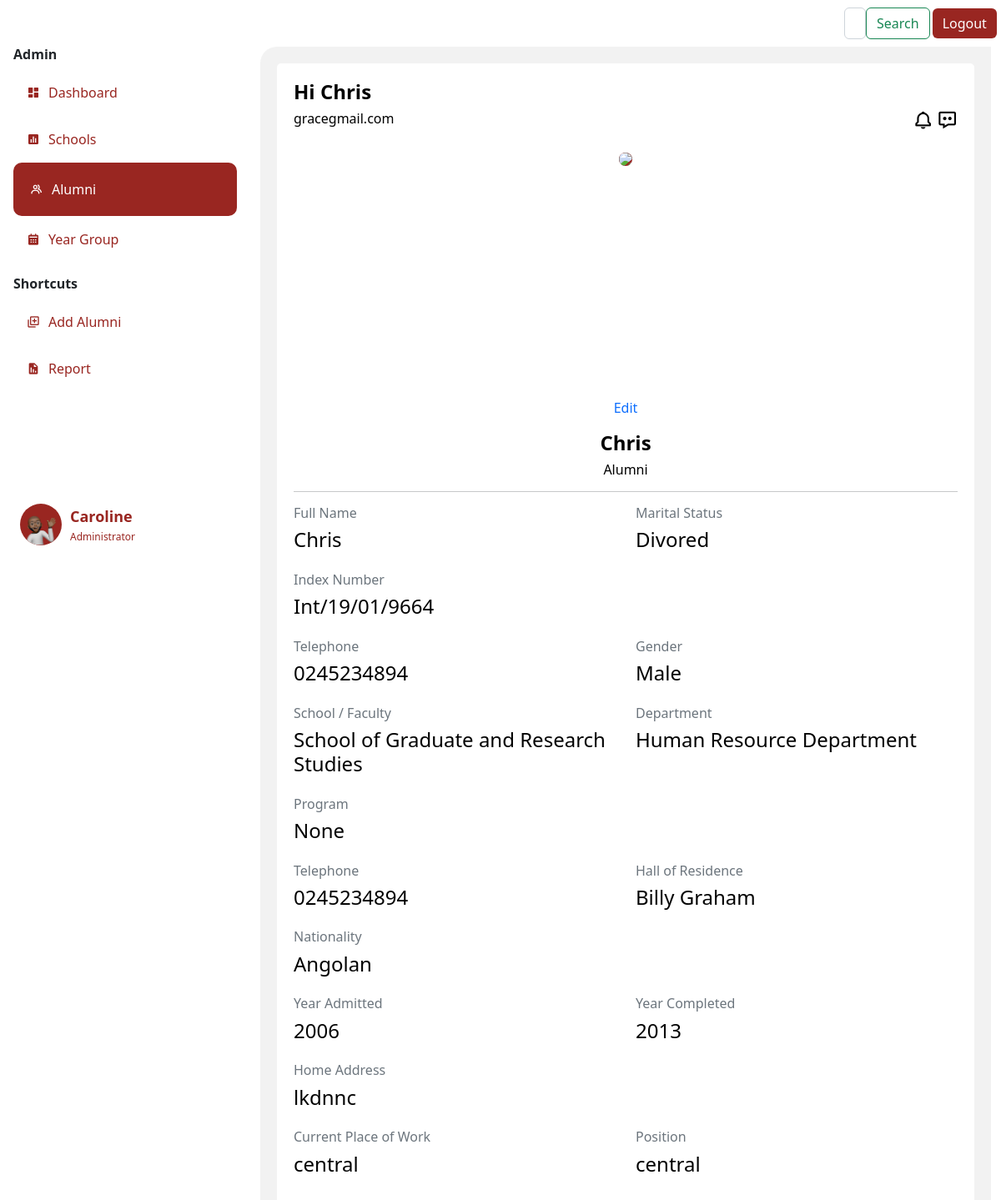
/list/6 (signed in), run on the app's committed database.
### app.py (models this page shows, shortened)
class Person(db.Model, UserMixin):
    id= db.Column(db.Integer, primary_key=True)
    name= db.Column(db.String(200), )
    yearCompleted= db.Column(db.String(200), )
    nationality= db.Column(db.String(200), )
    contact= db.Column(db.Integer(), )
    email= db.Column(db.String(200), nullable=True)
    faculty= db.Column(db.String(200), nullable=True)
    hallofresidence= db.Column(db.String(200), nullable=True)
    password= db.Column(db.String(20))
    school= db.Column(db.String(20))
    email= db.Column(db.String(20), nullable=True)
    phone= db.Column(db.String(10), nullable=True )
    indexnumber=db.Column(db.String())
    password=db.Column(db.String)
    gender= db.Column(db.String()    )
    department= db.Column(db.String()    )
    program= db.Column(db.String()   )
    telephone= db.Column(db.String()   )
    admitted= db.Column(db.Integer()  )
    address= db.Column(db.String()   )
    work= db.Column(db.String()  )
    guardian= db.Column(db.String()  )
    kin= db.Column(db.String()   )
    relationship= db.Column(db.String()  )
    marital= db.Column(db.String()   )
    health= db.Column(db.String()    )
    form=db.Column(db.String())
    extra= db.Column(db.String()     )
    image_file = db.Column(db.String(20))
    def __repr__(self):
        return f"Person('{self.id}', {self.name}', {self.yearCompleted})"

class User(db.Model,UserMixin):
    id= db.Column(db.Integer, primary_key=True)
    fullname= db.Column(db.String()  )
    indexnumber= db.Column(db.Integer())
    gender= db.Column(db.String()    )
    school= db.Column(db.String()    )
    department= db.Column(db.String()    )
    program= db.Column(db.String()   )
    completed= db.Column(db.Integer()     )
    admitted= db.Column(db.Integer()  )
    email= db.Column(db.String()     )
    telephone= db.Column(db.String()     )
    hall= db.Column(db.String()  )
    nationality= db.Column(db.String()   )
    address= db.Column(db.String()   )
    work= db.Column(db.String()  )
    guardian= db.Column(db.String()  )
    kin= db.Column(db.String()   )
    relationship= db.Column(db.String()  )
    marital= db.Column(db.String()   )
    health= db.Column(db.String()    )
    extra= db.Column(db.String()     )
    image_file = db.Column(db.String(20))

### app.py (the view)
@app.route('/list/<int:userid>', methods=['GET', 'POST'])
@login_required
def list(userid):
    print("Fetching one")
    profile=User.query.get_or_404(userid)
    print(current_user)
    return render_template("profileid.html",current_user=current_user, profile=profile, title="list")

### forms.py
class Search(FlaskForm):
    searched = StringField('Searched', validators=[DataRequired()])
    submit = SubmitField('Search')

### app.py (called while the page is built)
@login_manager.user_loader
def load_user(user_id):
    return Person.query.get(int(user_id))

@app.context_processor
def base():
    form=Search()
    return dict(form=form)

### templates/profileid.html
{% extends 'layout.html' %}
{% block body %}
<div class="col-md" style=" background: #fff; border-radius: 5px; padding: 20px;">
    <div class="top">
      <h4><b>Hi {{profile.fullname}}</b> </h4>
    </div>
    <div class="down" style=" display: flex; grid-gap: 2px; justify-content: space-between;">
      <h6 style="color: black;">{{profile.email}}</h6>
      <div class="icons" style="color: black;">
          <i class='bx bx-bell bx-sm icon' ></i>
          <i class='bx bx-message-dots bx-sm icon' ></i>
      </div>
    </div>
    <div class="info" style="margin-top: 2vh; text-align: center;">
      <div class="info-pic" style="margin:auto;">
        {% if profile.image_file %}
          <img src= {{profile.image_file}}  style="width: 100%;  height:100%; object-fit:cover; border-radius: 30px;" >
          {% else %}
          <img src="https://www.pngitem.com/pimgs/m/30-307416_profile-icon-png-image-free-download-searchpng-employee.png" style="  width: 20%; background: #992621; border-radius: 70%;" >
        {% endif %}
      </div>
      <a href="/update/{{profile.id}}" style="text-decoration: none;">Edit </i></a>
      <div class="info-details" style=" margin-top: 2vh;">
        <h4><b> {{profile.fullname}}</b></h4>
        <h6 style="color: black;">Alumni </h6>
      </div>
    </div>
      <hr>
    <div class="info-more">
      <div class="row">
          <div class="col">
            <h6 class="text-muted">Full Name </h6>
            <h4 style="color: black; margin-bottom: 0;">{{profile.fullname}}</h4>
          </div>
          <div class="col">
            <h6 class="text-muted">Marital Status </h6>
            <h4 style="color: black; margin-bottom: 0;">{{profile.marital}}</h4>
          </div>
      </div>
    </div>
    <div class="info-more">
      <div class="row">
          <div class="col">
            <h6 class="text-muted">Index Number </h6>
            <h4 style="color: black; margin-bottom: 0;">{{profile.indexnumber}}</h4>
          </div>
      </div>
    </div>
    <div class="info-more">
        <div class="row">
            <div class="col">
              <h6 class="text-muted">Telephone </h6>
              <h4 style="color: black; margin-bottom: 0;">{{profile.telephone}}</h4>
            </div>
            <div class="col">
                <h6 class="text-muted">Gender </h6>
                <h4 style="color: black; margin-bottom: 0;">{{profile.gender}}</h4>
              </div>
        </div>
      </div>
    <div class="info-more">
      <div class="row">
          <div class="col">
            <h6 class="text-muted">School / Faculty </h6>
            <h4 style="color: black; margin-bottom: 0;">{{profile.school}}</h4>
          </div>
          <div class="col">
            <h6 class="text-muted">Department </h6>
            <h4 style="color: black; margin-bottom: 0;">{{profile.department}}</h4>
          </div>
      </div>
    </div>
    <div class="info-more">
        <div class="row">
            <div class="col">
              <h6 class="text-muted">Program</h6>
              <h4 style="color: black; margin-bottom: 0;">{{profile.program}}</h4>
            </div>
        </div>
      </div>
    <div class="info-more">
      <div class="row">
          <div class="col">
            <h6 class="text-muted">Telephone </h6>
            <h4 style="color: black; margin-bottom: 0;">{{profile.telephone}}</h4>
          </div>
          <div class="col">
            <h6 class="text-muted">Hall of Residence </h6>
            <h4 style="color: black; margin-bottom: 0;">{{profile.hall}}</h4>
          </div>
      </div>
    </div>
    <div class="info-more">
      <div class="row">
          <div class="col">
            <h6 class="text-muted">Nationality </h6>
            <h4 style="color: black; margin-bottom: 0;">{{profile.nationality}}</h4>
          </div>
      </div>
    </div>
    <div class="info-more">
        <div class="row">
            <div class="col">
              <h6 class="text-muted">Year Admitted </h6>
              <h4 style="color: black; margin-bottom: 0;">{{profile.admitted}}</h4>
            </div>
            <div class="col">
                <h6 class="text-muted">Year Completed </h6>
                <h4 style="color: black; margin-bottom: 0;">{{profile.completed}}</h4>
              </div>
        </div>
      </div>
    <div class="info-more">
      <div class="row">
          <div class="col">
            <h6 class="text-muted">Home Address </h6>
            <h4 style="color: black; margin-bottom: 0;">{{profile.address}}</h4>
          </div>
      </div>
    </div>
    <div class="info-more">
      <div class="row">
          <div class="col">
            <h6 class="text-muted">Current Place of Work </h6>
            <h4 style="color: black; margin-bottom: 0;">{{profile.work}}</h4>
          </div>
          <div class="col">
            <h6 class="text-muted">Position </h6>
            <h4 style="color: black; margin-bottom: 0;">{{profile.guardian}}</h4>
          </div>
      </div>
      </div>
    </div>
</div>
{% endblock body %}

### templates/layout.html (shortened to what this page needs)
<!doctype html>
<html lang="en">
  <head>
    <head>
    </head>
    <link rel="stylesheet" type="text/css" href="{{ url_for('static', filename='css/newstyle.css')}}">
    <link href="https://unpkg.com/aos@2.3.1/dist/aos.css" rel="stylesheet">
    <link href='https://unpkg.com/boxicons@2.1.2/css/boxicons.min.css' rel='stylesheet'>
    <link href="https://cdn.jsdelivr.net/npm/bootstrap@5.2.1/dist/css/bootstrap.min.css" rel="stylesheet">
  </head>
  <body>
      <nav class="navbar navbar-expand-lg sticky-top" style="background: #fff; ">
        <div class="container-fluid">
          <div class="collapse navbar-collapse me-2" id="navbarSupportedContent" style="width: 100%;">
            <form class="d-flex " role="search" method='POST' action='{{url_for('search')}}' >
              <input class="form-control " type="search" name='searched' placeholder="Search" aria-label="Search">
              <button class="btn btn-outline-success" type="submit">Search</button>
                </form>
            <button class="btn" style="color: #fff; background: #992621; border: none; margin-left: 3px;" type="logout">
              <a href="{{url_for('logout')}}" style="text-decoration: none; color: #fff;">Logout</a>
            </button>
          </div>
        </div>
      </nav>
      <div class="container-fluid" >
        <div class="row" >
            <div class="col-3 px-1 position-fixed" id="sticky-sidebar">
              <div class="container" >
                  <div class="side-menu">
                    <h6 class="divider"><b>Admin </b></h6>
                    {% if title == 'dashboard' %}
                    <div class="side-nav-button-active">
                      <i class='bx bxs-dashboard icon'></i>
                      <a href="/dashboard" class="side-nav-button-text">Dashboard</a>
                    </div>
                    {% else %}
                    <div class="side-nav-button">
                      <i class='bx bxs-dashboard icon'></i>
                      <a href="/dashboard" class="side-nav-button-text">Dashboard</a>
                    </div>
                    {% endif %}
                    {% if title == "newschools" %}
                    <div class="side-nav-button-active">
                      <i class='bx bxs-bar-chart-square icon'></i>
                      <a href="/newschools" class="side-nav-button-text">Schools</a>
                    </div>
                    {% else %}
                    <div class="side-nav-button">
                      <i class='bx bxs-bar-chart-square icon'></i>
                      <a href="/newschools" class="side-nav-button-text">Schools</a>
                    </div>
                    {% endif %}
                    {% if title == "list" %}
                    <div class="side-nav-button-active">
                      <i class='bx bx-group icon' ></i>
                      <a href="/list" class="side-nav-button-text">Alumni</a>
                    </div>
                    {% else %}
                    <div class="side-nav-button">
                      <i class='bx bx-group icon' ></i>
                      <a href="/list" class="side-nav-button-text">Alumni</a>
                    </div>
                    {% endif %}
                    {% if title == "year" %}
                    <div class="side-nav-button-active">
                      <i class='bx bxs-calendar icon' ></i>
                      <a href="/year" class="side-nav-button-text">Year Group</a>
                    </div>
                    {% else %}
                    <div class="side-nav-button">
                      <i class='bx bxs-calendar icon' ></i>
                      <a href="/year" class="side-nav-button-text">Year Group</a>
                    </div>
                    {% endif %}
                  </div>
                  <div class="side-menu">
                    <h6 class="divider" style="margin-top: 2vh;"><b>Shortcuts</b> </h6>
                    {% if title == "addalumni" %}
                      <div class="side-nav-button-active">
                        <i class='bx bx-add-to-queue icon' ></i>
                        <a href="/addalumni" class="side-nav-button-text">Add Alumni</a>
                      </div>
                      {% else %}
                      <div class="side-nav-button">
                        <i class='bx bx-add-to-queue icon' ></i>
                        <a href="/addalumni" class="side-nav-button-text">Add Alumni</a>
                      </div>
                    {% endif %}
                    {% if title == "newreport" %}
                    <div class="side-nav-button-active">
                      <i class='bx bxs-report icon' ></i>
                      <a href="/newreport" class="side-nav-button-text">Report</a>
                    </div>
                    {% else %}
                    <div class="side-nav-button">
                      <i class='bx bxs-report icon' ></i>
                      <a href="/newreport" class="side-nav-button-text">Report</a>
                    </div>
                    {% endif %}
                  </div>
                  <div class="profile-details" style=" bottom: 0; padding-top: 50%;">
                    <div class="elipse" style="background: #992621; border-radius: 50%;">
                      <img src="static/img/memoji.png" alt="" width="100%" >
                    </div>
                    <div class="profile-info" style="padding-left: 10px;">
                      <div class="profile-name"><b>{{current_user.name}}</b> </div>
                      <div class="title">Administrator</div>
                    </div>
                  </div>
        </div>
            </div>
            <div class="col offset-3" id="main">
              <div class="container" style="background-color: #f2f2f2; padding: 20px; border-radius: 20px 0 0 0;">
              {% block body %}
              {% endblock%}
              </div>
            </div>
        </div>
</body>
</html>

### static/css/newstyle.css (style rules this page uses)
body { background: #f2f2f2; }
.side-nav-button { padding: 16px; background-color: #fff; border-radius: 10px; color: #992621; display: flex; align-items: center; }
h4 { color: black; }
.side-nav-button-text { margin: 0; padding-left: 10px; }
.side-nav-button-active { padding: 20px; background-color: #992621; border-radius: 10px; color: #fff; display: flex; align-items: center; }
.side-nav-button a { text-decoration: none; color: #992621; }
.side-nav-button-active a { text-decoration: none; color: #fff; }
.profile-details { border-radius: 10px; padding: 8px; display: flex; align-items: center; }
.elipse img { width: 50px; height: 50px; border-radius: 50%; }
.profile-name { color: #992621; font-size: 18px; font-weight: 500; margin-bottom: 2px; }
.title { font-size: 12px; color: #992621; font-weight: 400; }
.info-more { margin-bottom: 3vh; }
.info-pic { border-radius: 50%; width: 300px; height: 300px; text-align: center; }

### data on the page
Person: name "Caroline"
User: fullname "Chris", email "gracegmail.com", marital "Divored", indexnumber "Int/19/01/9664", telephone "0245234894", gender "Male", school "School of Graduate and Research Studies", department "Human Resource Department", program "None", hall "Billy Graham", nationality "Angolan", admitted "2006", completed "2013", address "lkdnnc", work "central", guardian "central"
